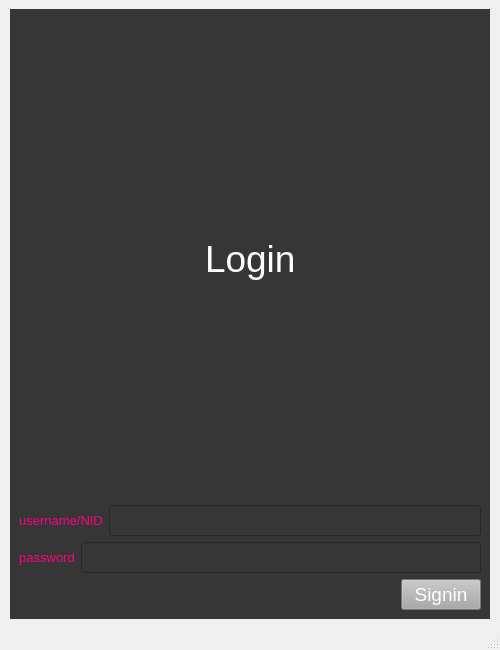
<?xml version="1.0" encoding="UTF-8"?>
<ui version="4.0">
 <class>MainWindow</class>
 <widget class="QMainWindow" name="MainWindow">
  <property name="geometry">
   <rect>
    <x>0</x>
    <y>0</y>
    <width>500</width>
    <height>650</height>
   </rect>
  </property>
  <property name="maximumSize">
   <size>
    <width>500</width>
    <height>650</height>
   </size>
  </property>
  <property name="windowTitle">
   <string>MainWindow</string>
  </property>
  <widget class="QWidget" name="centralwidget">
   <layout class="QGridLayout" name="gridLayout_2">
    <item row="0" column="0">
     <widget class="QWidget" name="widget" native="true">
      <property name="minimumSize">
       <size>
        <width>100</width>
        <height>100</height>
       </size>
      </property>
      <property name="maximumSize">
       <size>
        <width>480</width>
        <height>620</height>
       </size>
      </property>
      <property name="styleSheet">
       <string notr="true">background-color: rgb(54, 54, 54);</string>
      </property>
      <layout class="QGridLayout" name="gridLayout">
       <item row="0" column="0">
        <layout class="QVBoxLayout" name="verticalLayout">
         <item>
          <layout class="QHBoxLayout" name="horizontalLayout_3">
           <item>
            <spacer name="horizontalSpacer_3">
             <property name="orientation">
              <enum>Qt::Horizontal</enum>
             </property>
             <property name="sizeHint" stdset="0">
              <size>
               <width>88</width>
               <height>20</height>
              </size>
             </property>
            </spacer>
           </item>
           <item>
            <widget class="QLabel" name="label">
             <property name="styleSheet">
              <string notr="true">color:rgb(255, 255, 255);font:28pt;</string>
             </property>
             <property name="text">
              <string>Login</string>
             </property>
            </widget>
           </item>
           <item>
            <spacer name="horizontalSpacer_2">
             <property name="orientation">
              <enum>Qt::Horizontal</enum>
             </property>
             <property name="sizeHint" stdset="0">
              <size>
               <width>88</width>
               <height>20</height>
              </size>
             </property>
            </spacer>
           </item>
          </layout>
         </item>
         <item>
          <layout class="QHBoxLayout" name="horizontalLayout_4">
           <item>
            <widget class="QLabel" name="mail_lpl">
             <property name="styleSheet">
              <string notr="true">color:rgb(255, 0, 127);font:10pt;</string>
             </property>
             <property name="text">
              <string>username/NID</string>
             </property>
             <property name="alignment">
              <set>Qt::AlignCenter</set>
             </property>
            </widget>
           </item>
           <item>
            <widget class="QLineEdit" name="line_mail">
             <property name="styleSheet">
              <string notr="true">color:rgb(255, 255, 255);font:14pt;</string>
             </property>
            </widget>
           </item>
          </layout>
         </item>
         <item>
          <layout class="QHBoxLayout" name="horizontalLayout_2">
           <item>
            <widget class="QLabel" name="pass_lpl">
             <property name="styleSheet">
              <string notr="true">color:rgb(255, 0, 127);font:10pt;</string>
             </property>
             <property name="text">
              <string>password</string>
             </property>
             <property name="alignment">
              <set>Qt::AlignCenter</set>
             </property>
            </widget>
           </item>
           <item>
            <widget class="QLineEdit" name="line_pass">
             <property name="styleSheet">
              <string notr="true">color:rgb(255, 255, 255);font:14pt;</string>
             </property>
            </widget>
           </item>
          </layout>
         </item>
         <item>
          <layout class="QHBoxLayout" name="horizontalLayout">
           <item>
            <spacer name="horizontalSpacer">
             <property name="orientation">
              <enum>Qt::Horizontal</enum>
             </property>
             <property name="sizeHint" stdset="0">
              <size>
               <width>188</width>
               <height>20</height>
              </size>
             </property>
            </spacer>
           </item>
           <item>
            <widget class="QPushButton" name="sign_ptn">
             <property name="styleSheet">
              <string notr="true">background-color: rgb(167, 168, 167);font-size:14pt;color:rgb(255, 255, 255)</string>
             </property>
             <property name="text">
              <string>Signin</string>
             </property>
            </widget>
           </item>
          </layout>
         </item>
        </layout>
       </item>
      </layout>
     </widget>
    </item>
   </layout>
  </widget>
  <widget class="QMenuBar" name="menubar">
   <property name="geometry">
    <rect>
     <x>0</x>
     <y>0</y>
     <width>500</width>
     <height>26</height>
    </rect>
   </property>
  </widget>
  <widget class="QStatusBar" name="statusbar"/>
 </widget>
 <resources>
  <include location="../app_resoursez/app_resources.qrc"/>
 </resources>
 <connections/>
</ui>
